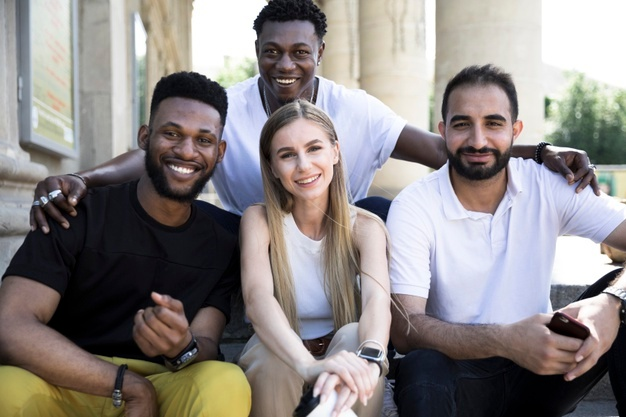
%> input picture mubarak.jpg, 626 x 417 px
$ octave 'mubarak-roll#16-mcs-2019-2021.m'   (GNU Octave 9; MATLAB toolbox functions it lacks are replaced by stand-ins)
%> lines starting %> are read from the running program, lines starting %| are printed output that depends on the picture
clc;

% folowing commented code is for manual pic selecion

% [filename, folder] = uigetfile ({'*.jpg';'*.bmp';'*.png'}, 'File Selector');
% fullFileName = fullfile(folder, filename);
% img = imread(fullFileName);

% this following image is hard coded
img= imread('mubarak.jpg');
%> img is the input picture: size 417x626x3 uint8; mean R, G, B 140.6, 135, 133.7
iter = 10;
FaceDetect = vision.CascadeObjectDetector;
FaceDetect.MergeThreshold = 7 ;
BB = step(FaceDetect, img);
%> BB = [148 106 82 82; 253 27 68 68; 266 125 75 75; 436 90 88 88]
figure(1);
imshow(img)
for i = 1 : size(BB,1)
  rectangle('Position', BB(i,:), 'LineWidth', 2, 'LineStyle', '-', 'EdgeColor', 'r');
end
%> this loop made 4 passes
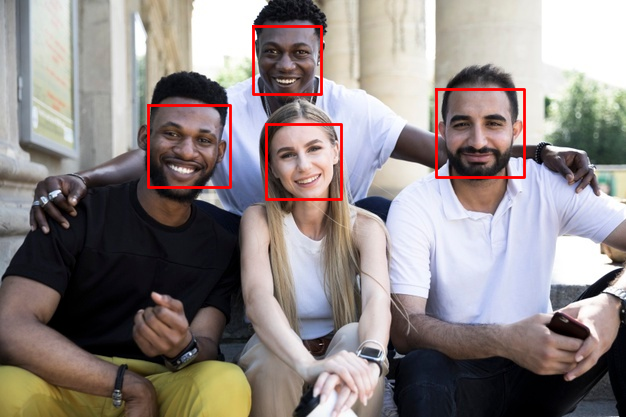
%> figure redrawn from the program's plot data

for i = 1 : size(BB, 1)
  J = imcrop(img, BB(i, :));
J= imresize(J, [400,400]);
J= im2double(J);
A = J;
B = A+1;
D = B - A;
D = D./iter;

for k=1:iter
   A = A + D;
 figure(2);
    imshow(A);

end

end
%> this loop made 4 passes
%> pass 1, `J = imcrop(img, BB(i, :));`:
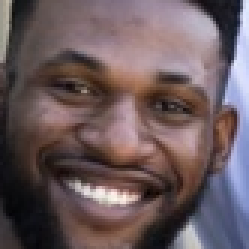
%> J: size 83x83x3 uint8 (shown 3 times larger); mean R, G, B 106.4, 90, 93.1
